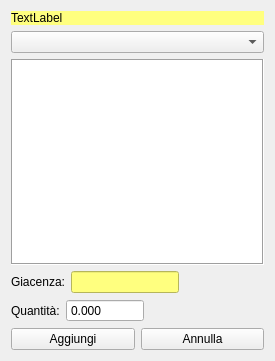
<?xml version="1.0" encoding="UTF-8"?>
<ui version="4.0">
 <class>HAddLotInProduction</class>
 <widget class="QWidget" name="HAddLotInProduction">
  <property name="geometry">
   <rect>
    <x>0</x>
    <y>0</y>
    <width>275</width>
    <height>361</height>
   </rect>
  </property>
  <property name="windowTitle">
   <string>Aggiungi componente</string>
  </property>
  <layout class="QVBoxLayout" name="verticalLayout">
   <item>
    <widget class="QLabel" name="lbDesc">
     <property name="styleSheet">
      <string notr="true">background-color: rgb(255, 255, 127);</string>
     </property>
     <property name="text">
      <string>TextLabel</string>
     </property>
    </widget>
   </item>
   <item>
    <widget class="QComboBox" name="cbLastLots"/>
   </item>
   <item>
    <widget class="QListView" name="lvLastLots">
     <property name="font">
      <font>
       <pointsize>11</pointsize>
      </font>
     </property>
     <property name="frameShape">
      <enum>QFrame::Box</enum>
     </property>
     <property name="editTriggers">
      <set>QAbstractItemView::NoEditTriggers</set>
     </property>
     <property name="alternatingRowColors">
      <bool>true</bool>
     </property>
     <property name="selectionBehavior">
      <enum>QAbstractItemView::SelectRows</enum>
     </property>
    </widget>
   </item>
   <item>
    <layout class="QHBoxLayout" name="horizontalLayout_3">
     <item>
      <widget class="QLabel" name="label_2">
       <property name="text">
        <string>Giacenza:</string>
       </property>
      </widget>
     </item>
     <item>
      <widget class="QLineEdit" name="leGiacenza">
       <property name="styleSheet">
        <string notr="true">background-color: rgb(255, 255, 127);</string>
       </property>
       <property name="readOnly">
        <bool>true</bool>
       </property>
      </widget>
     </item>
     <item>
      <spacer name="horizontalSpacer_2">
       <property name="orientation">
        <enum>Qt::Horizontal</enum>
       </property>
       <property name="sizeHint" stdset="0">
        <size>
         <width>40</width>
         <height>20</height>
        </size>
       </property>
      </spacer>
     </item>
    </layout>
   </item>
   <item>
    <layout class="QHBoxLayout" name="horizontalLayout">
     <item>
      <widget class="QLabel" name="label">
       <property name="text">
        <string>Quantità:</string>
       </property>
      </widget>
     </item>
     <item>
      <widget class="QDoubleSpinBox" name="dsbQt">
       <property name="inputMethodHints">
        <set>Qt::ImhDigitsOnly|Qt::ImhFormattedNumbersOnly</set>
       </property>
       <property name="buttonSymbols">
        <enum>QAbstractSpinBox::NoButtons</enum>
       </property>
       <property name="specialValueText">
        <string/>
       </property>
       <property name="showGroupSeparator" stdset="0">
        <bool>true</bool>
       </property>
       <property name="decimals">
        <number>3</number>
       </property>
       <property name="maximum">
        <double>10000000.000000000000000</double>
       </property>
       <property name="value">
        <double>0.000000000000000</double>
       </property>
      </widget>
     </item>
     <item>
      <spacer name="horizontalSpacer">
       <property name="orientation">
        <enum>Qt::Horizontal</enum>
       </property>
       <property name="sizeHint" stdset="0">
        <size>
         <width>45</width>
         <height>17</height>
        </size>
       </property>
      </spacer>
     </item>
    </layout>
   </item>
   <item>
    <layout class="QHBoxLayout" name="horizontalLayout_2">
     <item>
      <widget class="QPushButton" name="pbAdd">
       <property name="text">
        <string>Aggiungi</string>
       </property>
       <property name="icon">
        <iconset resource="icons.qrc">
         <normaloff>:/Resources/Accept64.png</normaloff>:/Resources/Accept64.png</iconset>
       </property>
      </widget>
     </item>
     <item>
      <widget class="QPushButton" name="pdClose">
       <property name="text">
        <string>Annulla</string>
       </property>
       <property name="icon">
        <iconset resource="icons.qrc">
         <normaloff>:/Resources/Actions-window-close-icon.png</normaloff>:/Resources/Actions-window-close-icon.png</iconset>
       </property>
      </widget>
     </item>
    </layout>
   </item>
  </layout>
 </widget>
 <resources>
  <include location="icons.qrc"/>
 </resources>
 <connections/>
</ui>
